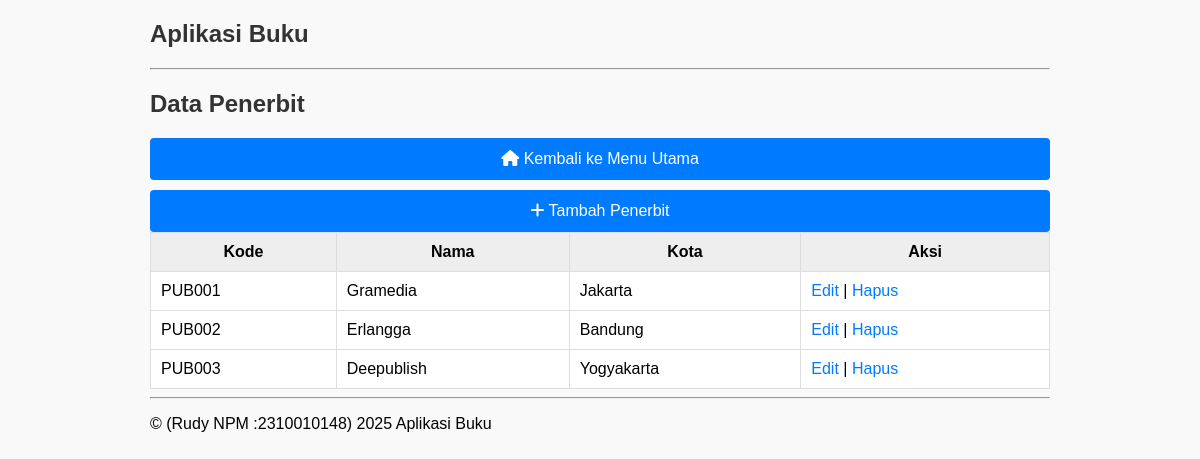
Page /penerbit/index.php on the committed database.
### tables this page shows
CREATE TABLE IF NOT EXISTS `penerbit` (
  `kode_penerbit` varchar(10) NOT NULL,
  `nama_penerbit` varchar(30) DEFAULT NULL,
  `kota_penerbit` varchar(10) DEFAULT NULL,
  PRIMARY KEY (`kode_penerbit`)
);

### penerbit/index.php (the view, shortened to what this page needs)
<?php
include "../config/koneksi.php";
$data = mysqli_query($koneksi, "SELECT * FROM penerbit");
?>
<h2>Data Penerbit</h2>
<div class="nav-links">
    <a href="../index.php"><i class="fas fa-home"></i> Kembali ke Menu Utama</a>
    <a href="tambah.php"><i class="fas fa-plus"></i> Tambah Penerbit</a>
</div>
<table>
    <tr>
        <th>Kode</th>
        <th>Nama</th>
        <th>Kota</th>
        <th>Aksi</th>
    </tr>
    <?php while ($d = mysqli_fetch_assoc($data)) { ?>
    <tr>
        <td><?= htmlspecialchars($d['kode_penerbit']) ?></td>
        <td><?= htmlspecialchars($d['nama_penerbit']) ?></td>
        <td><?= htmlspecialchars($d['kota_penerbit']) ?></td>
        <td>
            <a href="edit.php?kode=<?= urlencode($d['kode_penerbit']) ?>">Edit</a> |
            <a href="hapus.php?kode=<?= urlencode($d['kode_penerbit']) ?>" onclick="return confirm('Yakin ingin menghapus penerbit ini?')">Hapus</a>
        </td>
    </tr>
    <?php } ?>
</table>
<?php
include "../config/layout.php";
?>

### assets/style.css (style rules this page uses)
body { font-family: Arial, sans-serif; margin: 20px; background: #f9f9f9; }
h2 { margin-bottom: 20px; color: #333; }
table { border-collapse: collapse; width: 100%; background: white; }
table, th, td { border: 1px solid #ddd; }
th { background: #eee; }
th, td { padding: 10px; }
a { text-decoration: none; color: #007bff; }
.nav-links { display: flex !important; flex-direction: column !important; gap: 10px !important; }
.nav-links a { display: block !important; background: #007bff; color: white; padding: 12px; border-radius: 4px; text-align: center; transition: background 0.2s ease; }

### rows in the picture
penerbit: kode_penerbit "PUB001", nama_penerbit "Gramedia", kota_penerbit "Jakarta"
penerbit: kode_penerbit "PUB002", nama_penerbit "Erlangga", kota_penerbit "Bandung"
penerbit: kode_penerbit "PUB003", nama_penerbit "Deepublish", kota_penerbit "Yogyakarta"

### other values in the picture
$siteTitle "Aplikasi Buku"
